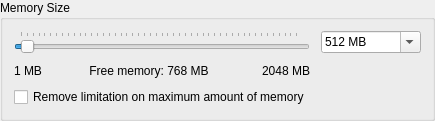
             <widget class="QGroupBox" name="GB_Memory">
              <property name="title">
               <string>Memory Size</string>
              </property>
              <layout class="QGridLayout" name="gridLayout_9">
               <item row="0" column="0" rowspan="2">
                <layout class="QVBoxLayout" name="verticalLayout_11">
                 <item>
                  <widget class="QSlider" name="Memory_Size">
                   <property name="sizePolicy">
                    <sizepolicy hsizetype="Minimum" vsizetype="Expanding">
                     <horstretch>0</horstretch>
                     <verstretch>0</verstretch>
                    </sizepolicy>
                   </property>
                   <property name="minimum">
                    <number>2</number>
                   </property>
                   <property name="maximum">
                    <number>6144</number>
                   </property>
                   <property name="singleStep">
                    <number>4</number>
                   </property>
                   <property name="pageStep">
                    <number>8</number>
                   </property>
                   <property name="value">
                    <number>128</number>
                   </property>
                   <property name="orientation">
                    <enum>Qt::Horizontal</enum>
                   </property>
                   <property name="tickPosition">
                    <enum>QSlider::TicksAbove</enum>
                   </property>
                   <property name="tickInterval">
                    <number>128</number>
                   </property>
                  </widget>
                 </item>
                 <item>
                  <layout class="QHBoxLayout" name="horizontalLayout_6">
                   <item>
                    <widget class="QLabel" name="Label_Min_RAM_Size">
                     <property name="sizePolicy">
                      <sizepolicy hsizetype="Maximum" vsizetype="Preferred">
                       <horstretch>0</horstretch>
                       <verstretch>0</verstretch>
                      </sizepolicy>
                     </property>
                     <property name="text">
                      <string>1 MB</string>
                     </property>
                    </widget>
                   </item>
                   <item>
                    <spacer name="horizontalSpacer_11">
                     <property name="orientation">
                      <enum>Qt::Horizontal</enum>
                     </property>
                     <property name="sizeHint" stdset="0">
                      <size>
                       <width>13</width>
                       <height>20</height>
                      </size>
                     </property>
                    </spacer>
                   </item>
                   <item>
                    <widget class="QToolButton" name="TB_Update_Available_RAM_Size">
                     <property name="toolTip">
                      <string>Update information about free memory</string>
                     </property>
                     <property name="text">
                      <string>Free memory: 768 MB</string>
                     </property>
                     <property name="icon">
                      <iconset resource="images.qrc">
                       <normaloff>:/update.png</normaloff>:/update.png</iconset>
                     </property>
                     <property name="toolButtonStyle">
                      <enum>Qt::ToolButtonTextBesideIcon</enum>
                     </property>
                     <property name="autoRaise">
                      <bool>true</bool>
                     </property>
                    </widget>
                   </item>
                   <item>
                    <spacer name="horizontalSpacer_24">
                     <property name="orientation">
                      <enum>Qt::Horizontal</enum>
                     </property>
                     <property name="sizeHint" stdset="0">
                      <size>
                       <width>40</width>
                       <height>20</height>
                      </size>
                     </property>
                    </spacer>
                   </item>
                   <item>
                    <widget class="QLabel" name="Label_Available_Free_Memory">
                     <property name="text">
                      <string>2048 MB</string>
                     </property>
                    </widget>
                   </item>
                  </layout>
                 </item>
                </layout>
               </item>
               <item row="0" column="1" rowspan="2">
                <spacer name="horizontalSpacer_10">
                 <property name="orientation">
                  <enum>Qt::Horizontal</enum>
                 </property>
                 <property name="sizeType">
                  <enum>QSizePolicy::Fixed</enum>
                 </property>
                 <property name="sizeHint" stdset="0">
                  <size>
                   <width>5</width>
                   <height>40</height>
                  </size>
                 </property>
                </spacer>
               </item>
               <item row="0" column="2">
                <widget class="QComboBox" name="CB_RAM_Size">
                 <property name="sizePolicy">
                  <sizepolicy hsizetype="Fixed" vsizetype="Fixed">
                   <horstretch>0</horstretch>
                   <verstretch>0</verstretch>
                  </sizepolicy>
                 </property>
                 <property name="minimumSize">
                  <size>
                   <width>100</width>
                   <height>0</height>
                  </size>
                 </property>
                 <property name="editable">
                  <bool>true</bool>
                 </property>
                 <property name="currentIndex">
                  <number>4</number>
                 </property>
                 <item>
                  <property name="text">
                   <string>32 MB</string>
                  </property>
                 </item>
                 <item>
                  <property name="text">
                   <string>64 MB</string>
                  </property>
                 </item>
                 <item>
                  <property name="text">
                   <string>128 MB</string>
                  </property>
                 </item>
                 <item>
                  <property name="text">
                   <string>256 MB</string>
                  </property>
                 </item>
                 <item>
                  <property name="text">
                   <string>512 MB</string>
                  </property>
                 </item>
                 <item>
                  <property name="text">
                   <string>1 GB</string>
                  </property>
                 </item>
                 <item>
                  <property name="text">
                   <string>2 GB</string>
                  </property>
                 </item>
                 <item>
                  <property name="text">
                   <string>3 GB</string>
                  </property>
                 </item>
                 <item>
                  <property name="text">
                   <string>4 GB</string>
                  </property>
                 </item>
                 <item>
                  <property name="text">
                   <string>8 GB</string>
                  </property>
                 </item>
                 <item>
                  <property name="text">
                   <string>16 GB</string>
                  </property>
                 </item>
                 <item>
                  <property name="text">
                   <string>32 GB</string>
                  </property>
                 </item>
                </widget>
               </item>
               <item row="1" column="2" rowspan="2">
                <spacer name="verticalSpacer_15">
                 <property name="orientation">
                  <enum>Qt::Vertical</enum>
                 </property>
                 <property name="sizeHint" stdset="0">
                  <size>
                   <width>20</width>
                   <height>54</height>
                  </size>
                 </property>
                </spacer>
               </item>
               <item row="2" column="0">
                <widget class="QCheckBox" name="CH_Remove_RAM_Size_Limitation">
                 <property name="text">
                  <string>Remove limitation on maximum amount of memory</string>
                 </property>
                </widget>
               </item>
              </layout>
             </widget>
